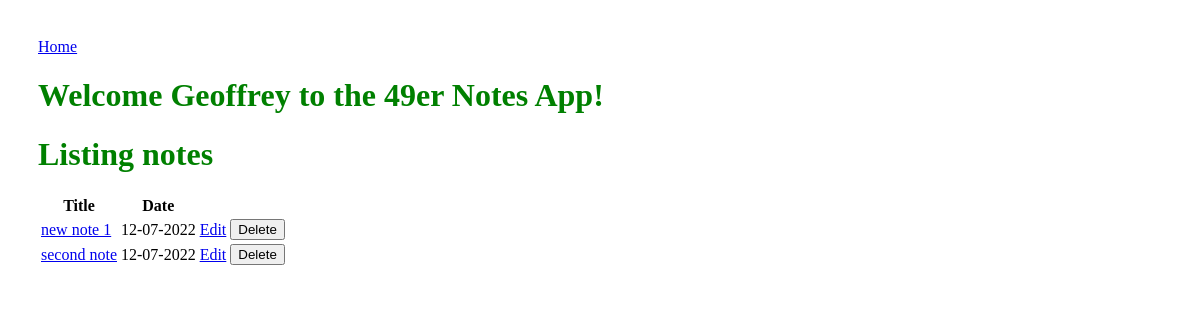
/notes, run on an earlier commit of the app's database.
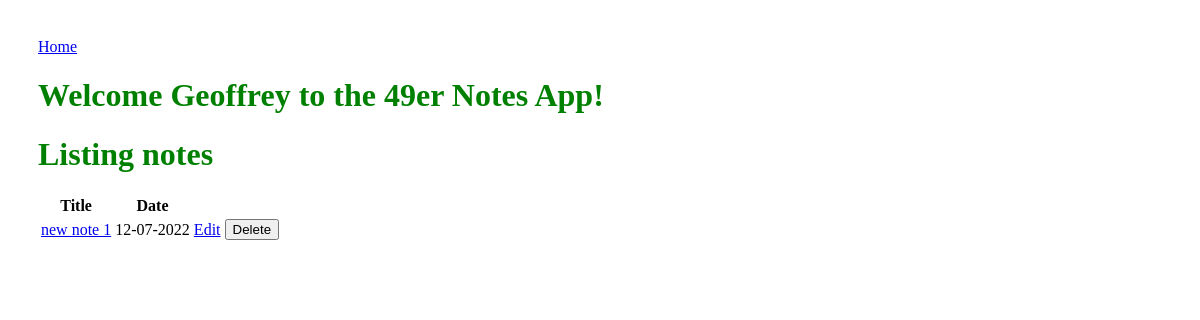
And on a later commit of the database.
### MODELS.py (models this page shows, shortened)
class User(db.Model):
    id = db.Column("id", db.Integer, primary_key=True)
    name = db.Column("name", db.String(100))
    email = db.Column("email", db.String(100))

class Note(db.Model):
    id = db.Column("id", db.Integer, primary_key=True)
    title = db.Column("title", db.String(200))
    text = db.Column("text", db.String(100))
    date = db.Column("date", db.String(50))

### Flask06.py (the view)
@app.route('/notes')
def get_notes():
    a_user = db.session.query(User).filter_by(email='gcloud@uncc.edu').one()
    my_notes = db.session.query(Note).all()
    return render_template('notes.html', notes = my_notes, user = a_user)

### templates/NOTES.html (shortened to what this page needs)
<!DOCTYPE html>
<html lang="en">
    <head>
        <link rel="stylesheet" href="{{ url_for('static', filename='main.css') }}">
    </head>
    <body>
        <nav>
            <a href="{{url_for('index')}}"> Home </a>
        </nav>
        <h1>Welcome {{user.name}} to the 49er Notes App!</h1>
        <h1>Listing notes</h1>
        <table>
            <tr>
                <th>Title</th>
                <th>Date</th>
            </tr>
            {% for note in notes %}
            <tr>
                <td><a href="{{ url_for('get_note', note_id=note.id) }}">{{ note.title }}</a></td>
                <td>{{ note.date }}</td>
                <td><a href="{{ url_for('update_note', note_id=note.id) }}">Edit</a></td>
                <td>
                    <form action="{{ url_for('delete_note', note_id=note.id) }}" method="post">
                        <input type="submit" value="Delete">
                    </form>
                </td>
            </tr>
            {% endfor %}
        </table>
    </body>
</html>

### static/main.css (style rules this page uses)
body { padding: 30px 30px; }
h1 { color:green; }

What changed in the data, as far as the page shows it:
removed Note: title "second note", date "12-07-2022"
